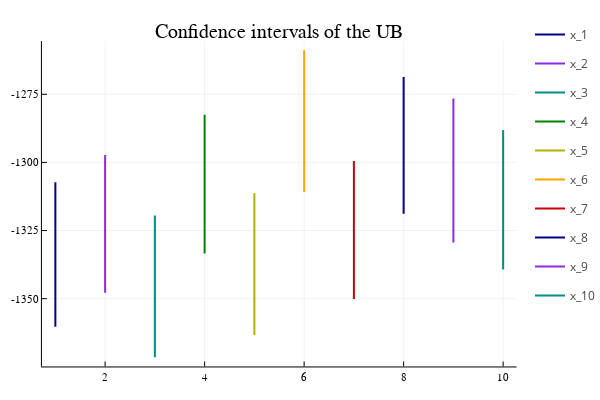

Notebook source saved alongside this figure:
### Code cell
y = collect(1:1:10)
quantiles = zeros(10, 2)
normal = Normal(0, 1)
quantil = quantile(normal, 0.95)

for i in 1:length(x_matrix[20, :])
    quantiles[i,1] = UB_V[i] - (quantil*UB_std_V[i]/sqrt(K))
    quantiles[i,2] = UB_V[i] + (quantil*UB_std_V[i]/sqrt(K))
end

labels = permutedims(["x_$i" for i in 1:10])

Plots.plot([y;;y]', quantiles', palette = :darktest, title="Confidence intervals of the UB", linewidth = 2, legend = :topright, label=labels)

### Figure 1 — Plotly figure (JSON) as saved in the notebook; plotly's stock layout.template omitted (floating-point values rounded to 4 significant figures)
{"data": [{"colorbar": {"title": ""}, "legendgroup": "x_1", "line": {"color": "rgba(0, 0, 139, 1.000)", "dash": "solid", "shape": "linear", "width": 2}, "mode": "lines", "name": "x_1", "showlegend": true, "type": "scatter", "x": [1, 1], "xaxis": "x", "y": [-1360.0, -1307.0], "yaxis": "y", "zmax": null, "zmin": null}, {"colorbar": {"title": ""}, "legendgroup": "x_2", "line": {"color": "rgba(138, 43, 226, 1.000)", "dash": "solid", "shape": "linear", "width": 2}, "mode": "lines", "name": "x_2", "showlegend": true, "type": "scatter", "x": [2, 2], "xaxis": "x", "y": [-1348.0, -1297.0], "yaxis": "y", "zmax": null, "zmin": null}, {"colorbar": {"title": ""}, "legendgroup": "x_3", "line": {"color": "rgba(0, 139, 139, 1.000)", "dash": "solid", "shape": "linear", "width": 2}, "mode": "lines", "name": "x_3", "showlegend": true, "type": "scatter", "x": [3, 3], "xaxis": "x", "y": [-1371.0, -1319.0], "yaxis": "y", "zmax": null, "zmin": null}, {"colorbar": {"title": ""}, "legendgroup": "x_4", "line": {"color": "rgba(0, 128, 0, 1.000)", "dash": "solid", "shape": "linear", "width": 2}, "mode": "lines", "name": "x_4", "showlegend": true, "type": "scatter", "x": [4, 4], "xaxis": "x", "y": [-1333.0, -1282.0], "yaxis": "y", "zmax": null, "zmin": null}, {"colorbar": {"title": ""}, "legendgroup": "x_5", "line": {"color": "rgba(178, 178, 0, 1.000)", "dash": "solid", "shape": "linear", "width": 2}, "mode": "lines", "name": "x_5", "showlegend": true, "type": "scatter", "x": [5, 5], "xaxis": "x", "y": [-1363.0, -1311.0], "yaxis": "y", "zmax": null, "zmin": null}, {"colorbar": {"title": ""}, "legendgroup": "x_6", "line": {"color": "rgba(255, 165, 0, 1.000)", "dash": "solid", "shape": "linear", "width": 2}, "mode": "lines", "name": "x_6", "showlegend": true, "type": "scatter", "x": [6, 6], "xaxis": "x", "y": [-1311.0, -1259.0], "yaxis": "y", "zmax": null, "zmin": null}, {"colorbar": {"title": ""}, "legendgroup": "x_7", "line": {"color": "rgba(204, 0, 0, 1.000)", "dash": "solid", "shape": "linear", "width": 2}, "mode": "lines", "name": "x_7", "showlegend": true, "type": "scatter", "x": [7, 7], "xaxis": "x", "y": [-1350.0, -1299.0], "yaxis": "y", "zmax": null, "zmin": null}, {"colorbar": {"title": ""}, "legendgroup": "x_8", "line": {"color": "rgba(0, 0, 139, 1.000)", "dash": "solid", "shape": "linear", "width": 2}, "mode": "lines", "name": "x_8", "showlegend": true, "type": "scatter", "x": [8, 8], "xaxis": "x", "y": [-1319.0, -1269.0], "yaxis": "y", "zmax": null, "zmin": null}, {"colorbar": {"title": ""}, "legendgroup": "x_9", "line": {"color": "rgba(138, 43, 226, 1.000)", "dash": "solid", "shape": "linear", "width": 2}, "mode": "lines", "name": "x_9", "showlegend": true, "type": "scatter", "x": [9, 9], "xaxis": "x", "y": [-1329.0, -1277.0], "yaxis": "y", "zmax": null, "zmin": null}, {"colorbar": {"title": ""}, "legendgroup": "x_10", "line": {"color": "rgba(0, 139, 139, 1.000)", "dash": "solid", "shape": "linear", "width": 2}, "mode": "lines", "name": "x_10", "showlegend": true, "type": "scatter", "x": [10, 10], "xaxis": "x", "y": [-1339.0, -1288.0], "yaxis": "y", "zmax": null, "zmin": null}], "layout": {"annotations": [{"font": {"color": "rgba(0, 0, 0, 1.000)", "family": "sans-serif", "size": 20}, "rotation": 0, "showarrow": false, "text": "Confidence intervals of the UB", "x": 0.537, "xanchor": "center", "xref": "paper", "y": 1, "yanchor": "top", "yref": "paper"}], "height": 400, "legend_position": {"bgcolor": "rgba(255, 255, 255, 1.000)", "bordercolor": "rgba(0, 0, 0, 1.000)", "borderwidth": 1, "font": {"color": "rgba(0, 0, 0, 1.000)", "family": "sans-serif", "size": 11}, "title": {"font": {"color": "rgba(0, 0, 0, 1.000)", "family": "sans-serif", "size": 15}, "text": ""}, "tracegroupgap": 0, "traceorder": "normal", "x": 1, "xanchor": "right", "y": 1, "yanchor": "top"}, "margin": {"b": 20, "l": 0, "r": 0, "t": 20}, "paper_bgcolor": "rgba(255, 255, 255, 1.000)", "plot_bgcolor": "rgba(255, 255, 255, 1.000)", "showlegend": true, "width": 600, "xaxis": {"anchor": "y", "domain": [0.08064, 0.9934], "gridcolor": "rgba(0, 0, 0, 0.100)", "gridwidth": 0.5, "linecolor": "rgba(0, 0, 0, 1.000)", "mirror": false, "range": [0.73, 10.27], "showgrid": true, "showline": true, "showticklabels": true, "tickangle": 0, "tickcolor": "rgb(0, 0, 0)", "tickfont": {"color": "rgba(0, 0, 0, 1.000)", "family": "sans-serif", "size": 11}, "tickmode": "array", "ticks": "inside", "ticktext": ["2", "4", "6", "8", "10"], "tickvals": [2, 4, 6, 8, 10], "title": "", "titlefont": {"color": "rgba(0, 0, 0, 1.000)", "family": "sans-serif", "size": 15}, "type": "-", "visible": true, "zeroline": false, "zerolinecolor": "rgba(0, 0, 0, 1.000)"}, "yaxis": {"anchor": "x", "domain": [0.03762, 0.9415], "gridcolor": "rgba(0, 0, 0, 0.100)", "gridwidth": 0.5, "linecolor": "rgba(0, 0, 0, 1.000)", "mirror": false, "range": [-1375.0, -1255.0], "showgrid": true, "showline": true, "showticklabels": true, "tickangle": 0, "tickcolor": "rgb(0, 0, 0)", "tickfont": {"color": "rgba(0, 0, 0, 1.000)", "family": "sans-serif", "size": 11}, "tickmode": "array", "ticks": "inside", "ticktext": ["-1350", "-1325", "-1300", "-1275"], "tickvals": [-1350, -1325, -1300, -1275], "title": "", "titlefont": {"color": "rgba(0, 0, 0, 1.000)", "family": "sans-serif", "size": 15}, "type": "-", "visible": true, "zeroline": false, "zerolinecolor": "rgba(0, 0, 0, 1.000)"}}}
